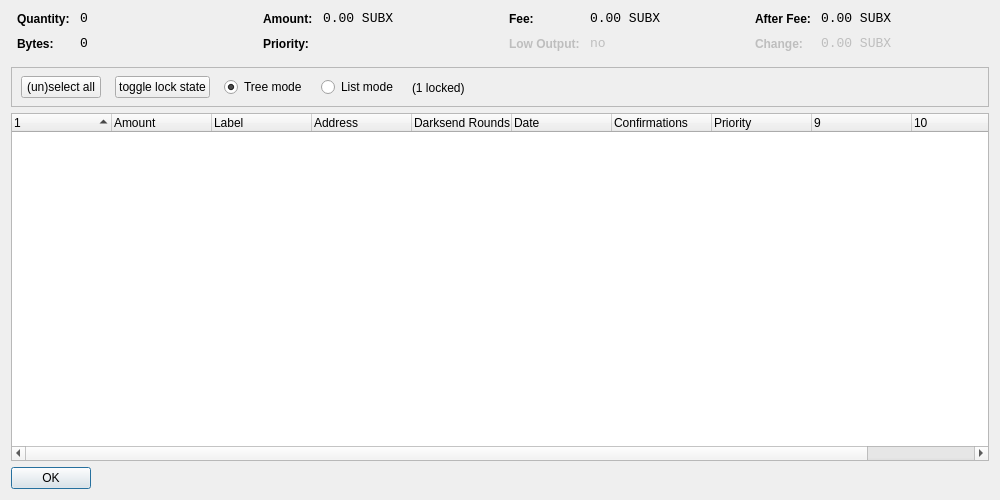
<?xml version="1.0" encoding="UTF-8"?>
<ui version="4.0">
 <class>CoinControlDialog</class>
 <widget class="QDialog" name="CoinControlDialog">
  <property name="geometry">
   <rect>
    <x>0</x>
    <y>0</y>
    <width>1000</width>
    <height>500</height>
   </rect>
  </property>
  <property name="windowTitle">
   <string>Coin Control</string>
  </property>
  <layout class="QVBoxLayout" name="verticalLayout">
   <item>
    <layout class="QHBoxLayout" name="horizontalLayoutTop" stretch="0,0,0,0">
     <property name="topMargin">
      <number>0</number>
     </property>
     <property name="bottomMargin">
      <number>10</number>
     </property>
     <item>
      <layout class="QFormLayout" name="formLayoutCoinControl1">
       <property name="horizontalSpacing">
        <number>10</number>
       </property>
       <property name="verticalSpacing">
        <number>10</number>
       </property>
       <property name="leftMargin">
        <number>6</number>
       </property>
       <property name="rightMargin">
        <number>6</number>
       </property>
       <item row="0" column="0">
        <widget class="QLabel" name="labelCoinControlQuantityText">
         <property name="styleSheet">
          <string notr="true">font-weight:bold;</string>
         </property>
         <property name="text">
          <string>Quantity:</string>
         </property>
        </widget>
       </item>
       <item row="0" column="1">
        <widget class="QLabel" name="labelCoinControlQuantity">
         <property name="font">
          <font>
           <family>Monospace</family>
           <pointsize>10</pointsize>
          </font>
         </property>
         <property name="cursor">
          <cursorShape>IBeamCursor</cursorShape>
         </property>
         <property name="contextMenuPolicy">
          <enum>Qt::ActionsContextMenu</enum>
         </property>
         <property name="text">
          <string notr="true">0</string>
         </property>
         <property name="textInteractionFlags">
          <set>Qt::LinksAccessibleByMouse|Qt::TextSelectableByKeyboard|Qt::TextSelectableByMouse</set>
         </property>
        </widget>
       </item>
       <item row="1" column="0">
        <widget class="QLabel" name="labelCoinControlBytesText">
         <property name="styleSheet">
          <string notr="true">font-weight:bold;</string>
         </property>
         <property name="text">
          <string>Bytes:</string>
         </property>
        </widget>
       </item>
       <item row="1" column="1">
        <widget class="QLabel" name="labelCoinControlBytes">
         <property name="font">
          <font>
           <family>Monospace</family>
           <pointsize>10</pointsize>
          </font>
         </property>
         <property name="cursor">
          <cursorShape>IBeamCursor</cursorShape>
         </property>
         <property name="contextMenuPolicy">
          <enum>Qt::ActionsContextMenu</enum>
         </property>
         <property name="text">
          <string notr="true">0</string>
         </property>
         <property name="textInteractionFlags">
          <set>Qt::LinksAccessibleByMouse|Qt::TextSelectableByKeyboard|Qt::TextSelectableByMouse</set>
         </property>
        </widget>
       </item>
      </layout>
     </item>
     <item>
      <layout class="QFormLayout" name="formLayoutCoinControl2">
       <property name="horizontalSpacing">
        <number>10</number>
       </property>
       <property name="verticalSpacing">
        <number>10</number>
       </property>
       <property name="leftMargin">
        <number>6</number>
       </property>
       <property name="rightMargin">
        <number>6</number>
       </property>
       <item row="0" column="0">
        <widget class="QLabel" name="labelCoinControlAmountText">
         <property name="styleSheet">
          <string notr="true">font-weight:bold;</string>
         </property>
         <property name="text">
          <string>Amount:</string>
         </property>
        </widget>
       </item>
       <item row="0" column="1">
        <widget class="QLabel" name="labelCoinControlAmount">
         <property name="font">
          <font>
           <family>Monospace</family>
           <pointsize>10</pointsize>
          </font>
         </property>
         <property name="cursor">
          <cursorShape>IBeamCursor</cursorShape>
         </property>
         <property name="contextMenuPolicy">
          <enum>Qt::ActionsContextMenu</enum>
         </property>
         <property name="text">
          <string notr="true">0.00 SUBX</string>
         </property>
         <property name="textInteractionFlags">
          <set>Qt::LinksAccessibleByMouse|Qt::TextSelectableByKeyboard|Qt::TextSelectableByMouse</set>
         </property>
        </widget>
       </item>
       <item row="1" column="0">
        <widget class="QLabel" name="labelCoinControlPriorityText">
         <property name="styleSheet">
          <string notr="true">font-weight:bold;</string>
         </property>
         <property name="text">
          <string>Priority:</string>
         </property>
        </widget>
       </item>
       <item row="1" column="1">
        <widget class="QLabel" name="labelCoinControlPriority">
         <property name="font">
          <font>
           <family>Monospace</family>
           <pointsize>10</pointsize>
          </font>
         </property>
         <property name="cursor">
          <cursorShape>IBeamCursor</cursorShape>
         </property>
         <property name="contextMenuPolicy">
          <enum>Qt::ActionsContextMenu</enum>
         </property>
         <property name="text">
          <string/>
         </property>
         <property name="textInteractionFlags">
          <set>Qt::LinksAccessibleByMouse|Qt::TextSelectableByKeyboard|Qt::TextSelectableByMouse</set>
         </property>
        </widget>
       </item>
      </layout>
     </item>
     <item>
      <layout class="QFormLayout" name="formLayoutCoinControl3">
       <property name="horizontalSpacing">
        <number>10</number>
       </property>
       <property name="verticalSpacing">
        <number>10</number>
       </property>
       <property name="leftMargin">
        <number>6</number>
       </property>
       <property name="rightMargin">
        <number>6</number>
       </property>
       <item row="0" column="0">
        <widget class="QLabel" name="labelCoinControlFeeText">
         <property name="styleSheet">
          <string notr="true">font-weight:bold;</string>
         </property>
         <property name="text">
          <string>Fee:</string>
         </property>
        </widget>
       </item>
       <item row="0" column="1">
        <widget class="QLabel" name="labelCoinControlFee">
         <property name="font">
          <font>
           <family>Monospace</family>
           <pointsize>10</pointsize>
          </font>
         </property>
         <property name="cursor">
          <cursorShape>IBeamCursor</cursorShape>
         </property>
         <property name="contextMenuPolicy">
          <enum>Qt::ActionsContextMenu</enum>
         </property>
         <property name="text">
          <string notr="true">0.00 SUBX</string>
         </property>
         <property name="textInteractionFlags">
          <set>Qt::LinksAccessibleByMouse|Qt::TextSelectableByKeyboard|Qt::TextSelectableByMouse</set>
         </property>
        </widget>
       </item>
       <item row="1" column="0">
        <widget class="QLabel" name="labelCoinControlLowOutputText">
         <property name="enabled">
          <bool>false</bool>
         </property>
         <property name="styleSheet">
          <string notr="true">font-weight:bold;</string>
         </property>
         <property name="text">
          <string>Low Output:</string>
         </property>
        </widget>
       </item>
       <item row="1" column="1">
        <widget class="QLabel" name="labelCoinControlLowOutput">
         <property name="enabled">
          <bool>false</bool>
         </property>
         <property name="font">
          <font>
           <family>Monospace</family>
           <pointsize>10</pointsize>
          </font>
         </property>
         <property name="cursor">
          <cursorShape>IBeamCursor</cursorShape>
         </property>
         <property name="contextMenuPolicy">
          <enum>Qt::ActionsContextMenu</enum>
         </property>
         <property name="text">
          <string notr="true">no</string>
         </property>
         <property name="textInteractionFlags">
          <set>Qt::LinksAccessibleByMouse|Qt::TextSelectableByKeyboard|Qt::TextSelectableByMouse</set>
         </property>
        </widget>
       </item>
      </layout>
     </item>
     <item>
      <layout class="QFormLayout" name="formLayoutCoinControl4">
       <property name="horizontalSpacing">
        <number>10</number>
       </property>
       <property name="verticalSpacing">
        <number>10</number>
       </property>
       <property name="leftMargin">
        <number>6</number>
       </property>
       <property name="rightMargin">
        <number>6</number>
       </property>
       <item row="0" column="0">
        <widget class="QLabel" name="labelCoinControlAfterFeeText">
         <property name="styleSheet">
          <string notr="true">font-weight:bold;</string>
         </property>
         <property name="text">
          <string>After Fee:</string>
         </property>
        </widget>
       </item>
       <item row="0" column="1">
        <widget class="QLabel" name="labelCoinControlAfterFee">
         <property name="font">
          <font>
           <family>Monospace</family>
           <pointsize>10</pointsize>
          </font>
         </property>
         <property name="cursor">
          <cursorShape>IBeamCursor</cursorShape>
         </property>
         <property name="contextMenuPolicy">
          <enum>Qt::ActionsContextMenu</enum>
         </property>
         <property name="text">
          <string notr="true">0.00 SUBX</string>
         </property>
         <property name="textInteractionFlags">
          <set>Qt::LinksAccessibleByMouse|Qt::TextSelectableByKeyboard|Qt::TextSelectableByMouse</set>
         </property>
        </widget>
       </item>
       <item row="1" column="0">
        <widget class="QLabel" name="labelCoinControlChangeText">
         <property name="enabled">
          <bool>false</bool>
         </property>
         <property name="styleSheet">
          <string notr="true">font-weight:bold;</string>
         </property>
         <property name="text">
          <string>Change:</string>
         </property>
        </widget>
       </item>
       <item row="1" column="1">
        <widget class="QLabel" name="labelCoinControlChange">
         <property name="enabled">
          <bool>false</bool>
         </property>
         <property name="font">
          <font>
           <family>Monospace</family>
           <pointsize>10</pointsize>
          </font>
         </property>
         <property name="cursor">
          <cursorShape>IBeamCursor</cursorShape>
         </property>
         <property name="contextMenuPolicy">
          <enum>Qt::ActionsContextMenu</enum>
         </property>
         <property name="text">
          <string notr="true">0.00 SUBX</string>
         </property>
         <property name="textInteractionFlags">
          <set>Qt::LinksAccessibleByMouse|Qt::TextSelectableByKeyboard|Qt::TextSelectableByMouse</set>
         </property>
        </widget>
       </item>
      </layout>
     </item>
    </layout>
   </item>
   <item>
    <widget class="QFrame" name="frame">
     <property name="minimumSize">
      <size>
       <width>0</width>
       <height>40</height>
      </size>
     </property>
     <property name="frameShape">
      <enum>QFrame::StyledPanel</enum>
     </property>
     <property name="frameShadow">
      <enum>QFrame::Sunken</enum>
     </property>
     <widget class="QWidget" name="horizontalLayoutWidget">
      <property name="geometry">
       <rect>
        <x>10</x>
        <y>0</y>
        <width>781</width>
        <height>41</height>
       </rect>
      </property>
      <layout class="QHBoxLayout" name="horizontalLayoutPanel" stretch="0,0,0,0,0">
       <property name="spacing">
        <number>14</number>
       </property>
       <item>
        <widget class="QPushButton" name="pushButtonSelectAll">
         <property name="sizePolicy">
          <sizepolicy hsizetype="Maximum" vsizetype="Fixed">
           <horstretch>0</horstretch>
           <verstretch>0</verstretch>
          </sizepolicy>
         </property>
         <property name="text">
          <string>(un)select all</string>
         </property>
        </widget>
       </item>
        <item>
         <widget class="QPushButton" name="pushButtonToggleLock">
          <property name="sizePolicy">
           <sizepolicy hsizetype="Maximum" vsizetype="Fixed">
            <horstretch>0</horstretch>
            <verstretch>0</verstretch>
           </sizepolicy>
          </property>
          <property name="text">
           <string>toggle lock state</string>
          </property>
          <property name="autoDefault">
           <bool>false</bool>
          </property>
         </widget>
        </item>
       <item>
        <widget class="QRadioButton" name="radioTreeMode">
         <property name="sizePolicy">
          <sizepolicy hsizetype="Maximum" vsizetype="Fixed">
           <horstretch>0</horstretch>
           <verstretch>0</verstretch>
          </sizepolicy>
         </property>
         <property name="text">
          <string>Tree mode</string>
         </property>
         <property name="checked">
          <bool>true</bool>
         </property>
        </widget>
       </item>
       <item>
        <widget class="QRadioButton" name="radioListMode">
         <property name="sizePolicy">
          <sizepolicy hsizetype="Maximum" vsizetype="Fixed">
           <horstretch>0</horstretch>
           <verstretch>0</verstretch>
          </sizepolicy>
         </property>
         <property name="text">
          <string>List mode</string>
         </property>
        </widget>
       </item>
        <item>
         <widget class="QLabel" name="labelLocked">
          <property name="text">
           <string>(1 locked)</string>
          </property>
         </widget>
        </item>
       <item>
        <spacer name="horizontalSpacer">
         <property name="orientation">
          <enum>Qt::Horizontal</enum>
         </property>
         <property name="sizeHint" stdset="0">
          <size>
           <width>40</width>
           <height>20</height>
          </size>
         </property>
        </spacer>
       </item>
      </layout>
     </widget>
    </widget>
   </item>
   <item>
    <widget class="CoinControlTreeWidget" name="treeWidget">
     <property name="contextMenuPolicy">
      <enum>Qt::CustomContextMenu</enum>
     </property>
     <property name="sortingEnabled">
      <bool>false</bool>
     </property>
     <property name="columnCount">
      <number>11</number>
     </property>
     <attribute name="headerShowSortIndicator" stdset="0">
      <bool>true</bool>
     </attribute>
     <attribute name="headerStretchLastSection">
      <bool>false</bool>
     </attribute>
     <column>
      <property name="text">
       <string/>
      </property>
     </column>
     <column>
      <property name="text">
       <string>Amount</string>
      </property>
     </column>
     <column>
      <property name="text">
       <string>Label</string>
      </property>
     </column>
     <column>
      <property name="text">
       <string>Address</string>
      </property>
     </column>
     <column>
      <property name="text">
       <string>Darksend Rounds</string>
      </property>
    </column>
     <column>
      <property name="text">
       <string>Date</string>
      </property>
     </column>
     <column>
      <property name="text">
       <string>Confirmations</string>
      </property>
      <property name="toolTip">
       <string>Confirmed</string>
      </property>
     </column>
     <column>
      <property name="text">
       <string>Priority</string>
      </property>
     </column>
     <column>
      <property name="text">
       <string/>
      </property>
     </column>
     <column>
      <property name="text">
       <string/>
      </property>
     </column>
     <column>
      <property name="text">
       <string/>
      </property>
     </column>
     <column>
      <property name="text">
       <string/>
      </property>
     </column>
    </widget>
   </item>
   <item>
    <widget class="QDialogButtonBox" name="buttonBox">
     <property name="sizePolicy">
      <sizepolicy hsizetype="Maximum" vsizetype="Fixed">
       <horstretch>0</horstretch>
       <verstretch>0</verstretch>
      </sizepolicy>
     </property>
     <property name="orientation">
      <enum>Qt::Horizontal</enum>
     </property>
     <property name="standardButtons">
      <set>QDialogButtonBox::Ok</set>
     </property>
    </widget>
   </item>
  </layout>
 </widget>
 <customwidgets>
  <customwidget>
   <class>CoinControlTreeWidget</class>
   <extends>QTreeWidget</extends>
   <header>coincontroltreewidget.h</header>
  </customwidget>
 </customwidgets>
 <resources/>
 <connections/>
</ui>
